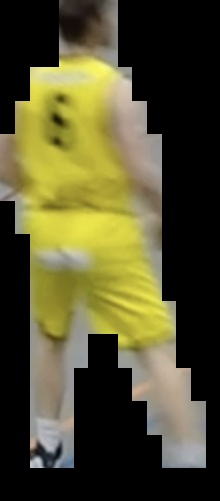
#> input picture color-detection/images/team_a_1.jpg, 220 x 501 px; its folder holds only this picture in this run
$ python show_colors.py
#> lines starting #> are read from the running program, lines starting #| are printed output that depends on the picture
import cv2
import numpy as np
import argparse
import ntpath
from os import walk
import matplotlib.pyplot as plt
from sklearn.cluster import KMeans
import csv

def find_histogram(clt):
    """
    create a histogram with k clusters
    :param: clt
    :return:hist
    """
    numLabels = np.arange(0, len(np.unique(clt.labels_)) + 1)
    (hist, _) = np.histogram(clt.labels_, bins=numLabels)

    hist = hist.astype("float")
    hist /= hist.sum()
    return hist

def plot_colors(hist, centroids):
    bar = np.zeros((50, 300, 3), dtype="uint8")
    startX = 0

    for (percent, color) in zip(hist, centroids):
        print("Color %s" %color.astype("uint8").tolist())
        print("Percentage %d%%" %int(percent*100))
        # plot the relative percentage of each cluster
        endX = startX + (percent * 300)
        cv2.rectangle(bar, (int(startX), 0), (int(endX), 50),
                      color.astype("uint8").tolist(), -1)
        startX = endX

    # return the bar chart
    return bar

def print_colors(hist, centroids):
    for (percent, color) in zip(hist, centroids):
        p = int(percent*100)
        print("%d%% Color %s" %(p, color))

def save_color_bar(bar, filename):
    head, tail = ntpath.split(filename)
    parts = tail.split(".")
    output = "{}/{}-colorbar.jpg".format(head, parts[0])
    print("Color bar stored in %s" %output)
    cv2.imwrite(output, bar)


# construct the argument parse and parse the arguments


with open('team_color.csv', mode='w') as team_color_file:
    team_color_writer = csv.writer(team_color_file, delimiter=',', quotechar='"', quoting=csv.QUOTE_MINIMAL)
    team_color_writer.writerow(['team', 'red', 'green', 'blue', 'percentage'])

    f = []
    for (dirpath, dirnames, filenames) in walk("images"):
        print(filenames)
        for filename in filenames:
            image_file = "images" + "/" + filename
            print(image_file)
            img = cv2.imread(image_file)
#> img is the input picture: shape (501, 220, 3); mean B, G, R 46.2, 78.9, 82.5
            img = cv2.cvtColor(img, cv2.COLOR_BGR2RGB)

            img = img.reshape((img.shape[0] * img.shape[1],3)) #represent as row*column,channel number
            clt = KMeans(n_clusters=3) #cluster number
            clt.fit(img)

            hist = find_histogram(clt)
            print_colors(hist, clt.cluster_centers_)

            bar = plot_colors(hist, clt.cluster_centers_)
#> after the loop in plot_colors, `for (percent, color) in zip(hist, centroids):`:
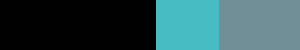
#> bar: shape (50, 300, 3); mean of channels 0, 1, 2 82.2, 78.6, 45.9; drawn as B, G, R

            for (percent, color) in zip(hist, clt.cluster_centers_):
                colorList = color.astype("uint8").tolist()
                # hexColor = '#%02x%02x%02x' %(colorList[0], colorList[1], colorList[2])
                team_color_writer.writerow([filename, colorList[0], colorList[1], colorList[2], int(percent*100)])

            # [6 lines of commented-out code are left out]

$ run again, on color-detection/images/team_b_1.jpg
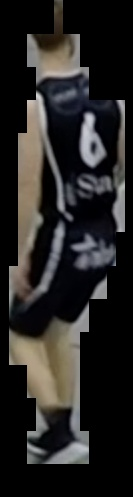
#> input picture color-detection/images/team_b_1.jpg, 133 x 497 px
#> img is the input picture: shape (497, 133, 3); mean B, G, R 36.1, 37.4, 39
#> after the loop in plot_colors, `for (percent, color) in zip(hist, centroids):`:
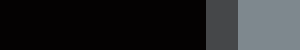
#> bar: shape (50, 300, 3); mean of channels 0, 1, 2 38.5, 37.1, 36.1; drawn as B, G, R

$ run again, on color-detection/images/team_b_2.jpg
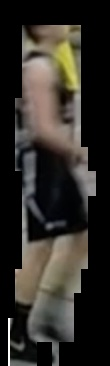
#> input picture color-detection/images/team_b_2.jpg, 110 x 366 px
#> img is the input picture: shape (366, 110, 3); mean B, G, R 39.9, 45.3, 48.6
#> after the loop in plot_colors, `for (percent, color) in zip(hist, centroids):`:
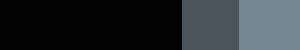
#> bar: shape (50, 300, 3); mean of channels 0, 1, 2 48.6, 45.2, 39.9; drawn as B, G, R

$ run again, on color-detection/images/team_b_3.jpg
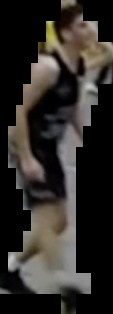
#> input picture color-detection/images/team_b_3.jpg, 113 x 314 px
#> img is the input picture: shape (314, 113, 3); mean B, G, R 40.4, 44.1, 47.6
#> after the loop in plot_colors, `for (percent, color) in zip(hist, centroids):`:
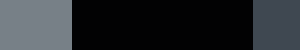
#> bar: shape (50, 300, 3); mean of channels 0, 1, 2 46.9, 43.2, 39.6; drawn as B, G, R

$ run again, on color-detection/images/team_a_2.jpg
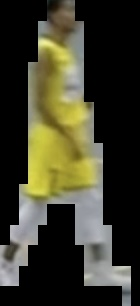
#> input picture color-detection/images/team_a_2.jpg, 140 x 306 px
#> img is the input picture: shape (306, 140, 3); mean B, G, R 42.8, 60.5, 61.7
#> after the loop in plot_colors, `for (percent, color) in zip(hist, centroids):`:
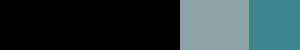
#> bar: shape (50, 300, 3); mean of channels 0, 1, 2 61.6, 60.2, 42.3; drawn as B, G, R
